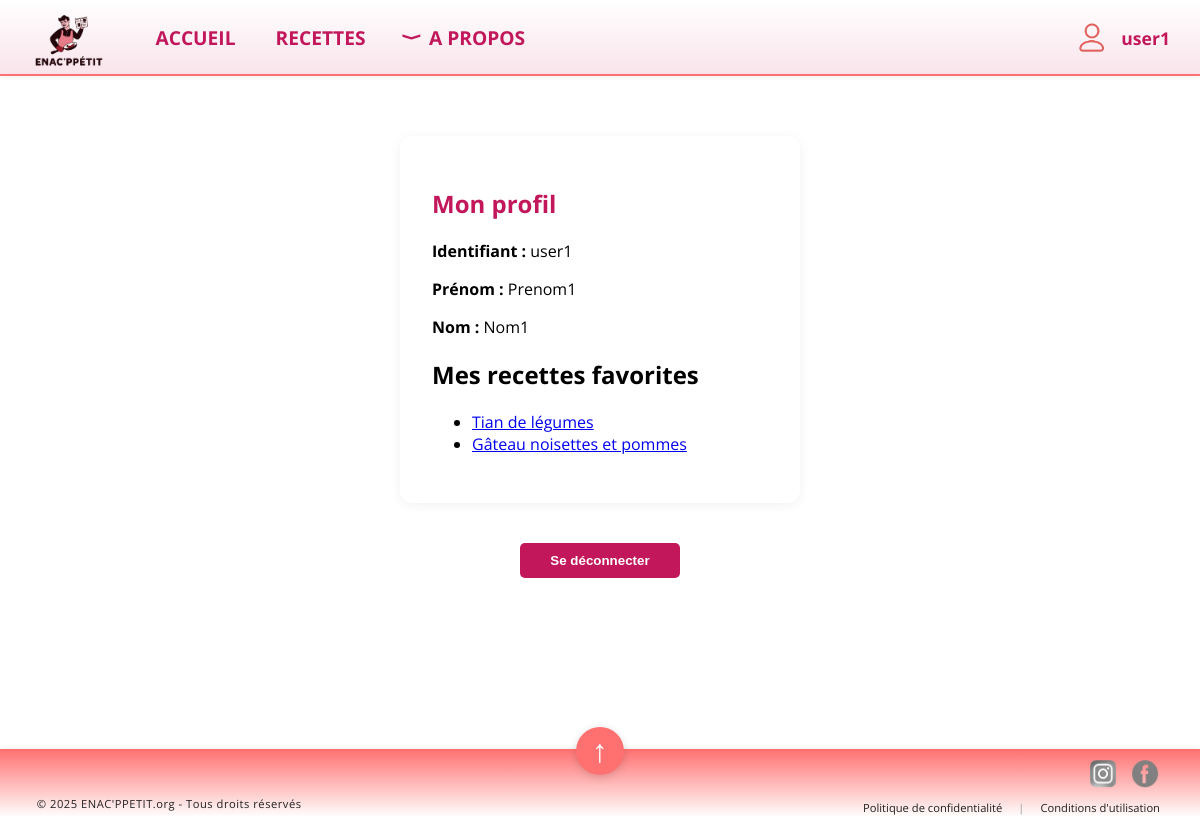
The page /profil (signed in) on the database its author committed.
### tables this page shows
CREATE TABLE User (
    User_id INTEGER PRIMARY KEY,
    Username TEXT,
    FirstName TEXT,
    LastName TEXT,
    EmailAddress TEXT,
    Sign_in_date TEXT,
    Salt TEXT,
    Random TEXT,
    Hash TEXT
);

CREATE TABLE Recette (
    Recette_id INTEGER PRIMARY KEY,
    Title TEXT,
    Preptime INTEGER,
    Cooktime INTEGER,
    Category TEXT,
    Saison TEXT,
    Description TEXT,
    Servings INTEGER,
    Image TEXT
);

### app.py (the view)
@app.route('/profil')
def profil():
    from flask import session, redirect, url_for
    if not session.get('username'):
        return redirect(url_for('login'))
    conn = sqlite3.connect('BDD.db')
    conn.row_factory = sqlite3.Row
    user = conn.execute("SELECT * FROM User WHERE Username = ?", (session['username'],)).fetchone()
    favoris = []
    if user:
        favoris = conn.execute("""
            SELECT r.*
            FROM Recette r
            JOIN Recette_Favori f ON r.Recette_id = f.Recette_id
            WHERE f.User_id = ?
        """, (user['User_id'],)).fetchall()
    conn.close()
    if not user:
        return redirect(url_for('login'))
    return render_template(
        'profil.html',
        username=user['Username'],
        firstname=user['FirstName'],
        lastname=user['LastName'],
        favoris=favoris
    )

### templates/profil.html (shortened to what this page needs)
{% extends "base.html" %}
{% block content %}
<div style="max-width:400px; margin:40px auto; background:#fff; border-radius:12px; box-shadow:0 2px 12px rgba(0,0,0,0.06); padding:32px;">
    <h2 style="color:#c2185b;">Mon profil</h2>
    <p><strong>Identifiant :</strong> {{ username }}</p>
    <p><strong>Prénom :</strong> {{ firstname }}</p>
    <p><strong>Nom :</strong> {{ lastname }}</p>
<h2>Mes recettes favorites</h2>
{% if favoris %}
    <ul>
    {% for recette in favoris %}
        <li>
            <a href="{{ url_for('recette', recette_id=recette['Recette_id']) }}">
                {{ recette['Title'] }}
            </a>
        </li>
    {% endfor %}
    </ul>
{% else %}
    <p>Vous n'avez pas encore de recettes favorites.</p>
{% endif %}
</div>
<div style="display: flex; justify-content: center; margin-top: 30px; margin-bottom: 4cm;">
    <a href="{{ url_for('logout') }}">
        <button style="background:#c2185b; color:white; border:none; border-radius:5px; padding:10px 30px; font-weight:bold; cursor:pointer;">
            Se déconnecter
        </button>
    </a>
</div>
{% endblock %}

### templates/base.html (shortened to what this page needs)
<!DOCTYPE html>
<html lang="fr">
<head>
    <link rel="stylesheet" href="{{ url_for('static', filename='style.css') }}">
</head>
<body>
    <div class="top-bar">
        <img src="{{ url_for('static', filename='enacppetit.png') }}" alt="Logo ENAC'ppetit">
        <nav>
            <ul class="nav-links">
                <li><a href="{{ url_for('accueil') }}">ACCUEIL</a></li>
                <li><a href="{{ url_for('recettes') }}">RECETTES</a></li>
                <li class="nav-dropdown">
                    <span class="apropos-link">
                        <span class="apropos-arrow" style="font-size:1em; margin-right:10px; display:inline-block; transform:rotate(270deg);">⟨</span>
                        A PROPOS
                    </span>
                </li>
            </ul>
        </nav>
            {% if session.get('username') %}
        <a href="{{ url_for('profil') }}" style="margin-left:auto; margin-right:30px; color:#c2185b; font-weight:bold; font-size:1.1em; text-decoration:none; display:flex; align-items:center; font-family:'Open Sans',Arial,sans-serif;">
            <img src="{{ url_for('static', filename='logoconnexion.png') }}" alt="Logo Utilisateur" style="height:0.9cm; margin-right:8px;">
            {{ session['username'] }}
        </a>
    {% endif %}
    </div>
    <div class="content">
        {% block content %}{% endblock %}
    </div>
    <div class="bottom-bar">
    <span class="footer-left">&nbsp;&nbsp;© 2025 ENAC'PPETIT.org - Tous droits réservés</span>
    <button class="scroll-top-btn" onclick="window.scrollTo({top: 0, behavior: 'smooth'});">
        &#8593;
    </button>
    <div class="footer-social">
    <div class="social-logos">
        <a href="https://www.instagram.com/enacppetit?igsh=MTFtcmJqcXhuZGltNg%3D%3D&utm_source=qr" target="_blank">
            <img src="{{ url_for('static', filename='insta.png') }}" alt="Instagram" class="social-icon">
        </a>
        <a href="https://www.facebook.com/profile.php?id=61577273121264" target="_blank">
            <img src="{{ url_for('static', filename='facebook.png') }}" alt="Facebook" class="social-icon">
        </a>
    </div>
    <div class="footer-links-row">
        <a href="{{ url_for('politique') }}">Politique de confidentialité</a>
        <span class="footer-sep">|</span>
        <a href="{{ url_for('conditions') }}">Conditions d'utilisation</a>
    </div>
</div>
</body>
</html>

### static/style.css (style rules this page uses)
body { overflow-x: hidden; background: #fff; margin: 0; padding: 0; font-family: 'Open Sans', Arial, sans-serif; }
html { box-sizing: border-box; width: 100vw; overflow-x: hidden; }
*, *::before, *::after { box-sizing: inherit; }
.top-bar { position: fixed; top: 0; left: 0; width: 100%; height: 2cm; background: linear-gradient( to bottom, #ffffff 0%, #f9e4ec calc(100% - 0.05cm), #ff7171 calc(100% - 0.05cm), #ff7171 100% ); z-index: 1000; display: flex; align-items: center; box-shadow: 0 2px 4px rgba(0,0,0,0.05); }
.top-bar img { height: 1.6cm; margin-left: 20px; }
.top-bar img[alt="Logo ENAC'ppetit"] { margin-right: 40px; }
.nav-links { display: flex; gap: 40px; margin-left: 40px; font-size: 1.2em; }
.nav-links a { color: #c2185b; text-decoration: none; font-weight: bold; transition: color 0.2s; font-family: 'Open Sans', Arial, sans-serif; }
.content { margin-top: 2cm; padding: 20px; font-family: 'Open Sans', Arial, sans-serif; }
.bottom-bar { position: relative; display: flex; align-items: flex-end; justify-content: space-between; width: 100%; height: 2cm; background: linear-gradient( to top, #ffffff 0.2cm, #ff7171 2cm ); box-shadow: 0 -2px 4px rgba(0,0,0,0.05); padding: 0 20px 10px 20px; border-top: 2px solid #ff7171; }
.scroll-top-btn { position: absolute; left: 50%; transform: translateX(-50%); top: -24px; background: #ff7171; color: rgb(255, 255, 255); border: none; border-radius: 50%; width: 48px; height: 48px; font-size: 2rem; display: flex; align-items: center; justify-content: center; box-shadow: 0 2px 8px rgba(0,0,0,0.15); cursor: pointer; transition: background 0.2s; z-index: 2; }
.footer-social { display: flex; align-items: flex-end; gap: 18px; margin-left: 10px; margin-right: 20px; }
.social-icon { width: 30px ; height: 30px ; object-fit: contain; filter: grayscale(1); transition: filter 0.2s; }
.footer-left { color: #222; font-size: 0.7em; align-self: flex-end; margin-left: 10px; margin-bottom: 4px; letter-spacing: 0.5px; }
.footer-social { display: flex; flex-direction: column; align-items: flex-end; gap: 4px; }
.social-logos { display: flex; gap: 12px; margin-bottom: 2px; }
.footer-links-row { display: flex; gap: 16px; font-size: 0.7em; }
.footer-links-row a { color: #222; text-decoration: none; transition: color 0.2s; }
.footer-sep { color: #bbb; font-weight: bold; }
.nav-links { display: flex; align-items: center; gap: 40px; margin-left: 40px; font-size: 1.2em; list-style: none; padding: 0; margin: 0; }
.nav-links li { position: relative; display: flex; align-items: center; }
.apropos-link { cursor: pointer; display: flex; align-items: center; color: #c2185b; font-weight: bold; font-family: 'Open Sans', Arial, sans-serif; gap: 6px; }
.apropos-arrow { font-size: 1.2em; margin-right: 4px; transition: transform 0.2s; }
.apropos-arrow { font-size: 1em; margin-right: 10px; display: inline-block; transition: transform 0.2s; transform: rotate(270deg); }

### rows shown on the page
User: username "user1", Username "user1", FirstName "Prenom1", LastName "Nom1"
Recette: Title "Tian de légumes"
Recette: Title "Gâteau noisettes et pommes"
